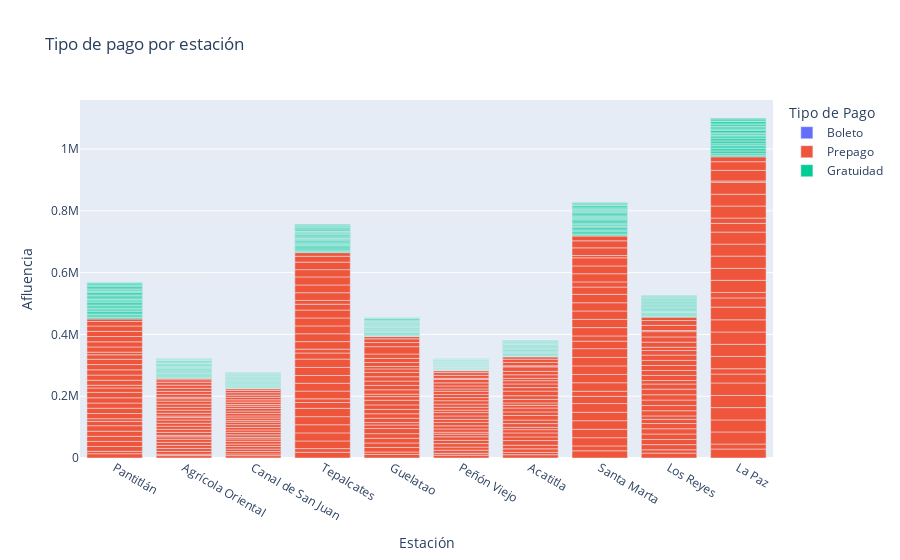

Notebook code cell kept with this figure:
### Code cell
fig = px.bar(linea_a, x="estacion", y="afluencia", color="tipo_pago",
                 labels={"estacion": "Estación",
                         "afluencia": "Afluencia",
                         "tipo_pago": "Tipo de Pago"},
                 title="Tipo de pago por estación")
fig.show()

### Figure 1 — Plotly figure (JSON) as saved in the notebook; plotly's stock layout.template omitted (floating-point values rounded to 4 significant figures; data arrays with more than 128 entries replaced by an {"elided": "..."} marker saying what was removed)
{"data": [{"alignmentgroup": "True", "hovertemplate": "Tipo de Pago=Boleto<br>Estación=%{x}<br>Afluencia=%{y}<extra></extra>", "legendgroup": "Boleto", "marker": {"color": "#636efa", "pattern": {"shape": ""}}, "name": "Boleto", "offsetgroup": "Boleto", "orientation": "v", "showlegend": true, "textposition": "auto", "type": "bar", "x": {"elided": "300 str values"}, "xaxis": "x", "y": {"elided": "300 int values"}, "yaxis": "y"}, {"alignmentgroup": "True", "hovertemplate": "Tipo de Pago=Prepago<br>Estación=%{x}<br>Afluencia=%{y}<extra></extra>", "legendgroup": "Prepago", "marker": {"color": "#EF553B", "pattern": {"shape": ""}}, "name": "Prepago", "offsetgroup": "Prepago", "orientation": "v", "showlegend": true, "textposition": "auto", "type": "bar", "x": {"elided": "300 str values"}, "xaxis": "x", "y": {"elided": "300 int values"}, "yaxis": "y"}, {"alignmentgroup": "True", "hovertemplate": "Tipo de Pago=Gratuidad<br>Estación=%{x}<br>Afluencia=%{y}<extra></extra>", "legendgroup": "Gratuidad", "marker": {"color": "#00cc96", "pattern": {"shape": ""}}, "name": "Gratuidad", "offsetgroup": "Gratuidad", "orientation": "v", "showlegend": true, "textposition": "auto", "type": "bar", "x": {"elided": "300 str values"}, "xaxis": "x", "y": {"elided": "300 int values"}, "yaxis": "y"}], "layout": {"barmode": "relative", "legend": {"title": {"text": "Tipo de Pago"}, "tracegroupgap": 0}, "title": {"text": "Tipo de pago por estación"}, "xaxis": {"anchor": "y", "domain": [0, 1], "title": {"text": "Estación"}}, "yaxis": {"anchor": "x", "domain": [0, 1], "title": {"text": "Afluencia"}}}}
